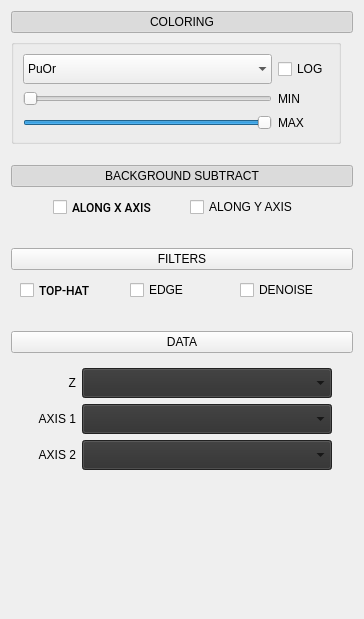
                   <widget class="QWidget" name="scrollAreaWidgetContents_4">
                    <property name="geometry">
                     <rect>
                      <x>0</x>
                      <y>0</y>
                      <width>364</width>
                      <height>619</height>
                     </rect>
                    </property>
                    <property name="sizePolicy">
                     <sizepolicy hsizetype="Preferred" vsizetype="MinimumExpanding">
                      <horstretch>0</horstretch>
                      <verstretch>0</verstretch>
                     </sizepolicy>
                    </property>
                    <layout class="QVBoxLayout" name="verticalLayout_5">
                     <item>
                      <widget class="QPushButton" name="coloringPushButton">
                       <property name="text">
                        <string>COLORING</string>
                       </property>
                       <property name="icon">
                        <iconset resource="resources.qrc">
                         <normaloff>:/icons/svg/cil-caret-right.svg</normaloff>
                         <normalon>:/icons/svg/cil-caret-bottom.svg</normalon>:/icons/svg/cil-caret-right.svg</iconset>
                       </property>
                       <property name="checkable">
                        <bool>true</bool>
                       </property>
                       <property name="checked">
                        <bool>true</bool>
                       </property>
                      </widget>
                     </item>
                     <item>
                      <widget class="QGroupBox" name="colorGridGroupBox">
                       <property name="sizePolicy">
                        <sizepolicy hsizetype="Maximum" vsizetype="Fixed">
                         <horstretch>0</horstretch>
                         <verstretch>0</verstretch>
                        </sizepolicy>
                       </property>
                       <property name="minimumSize">
                        <size>
                         <width>330</width>
                         <height>0</height>
                        </size>
                       </property>
                       <property name="title">
                        <string notr="true"/>
                       </property>
                       <layout class="QGridLayout" name="gridLayout_9">
                        <item row="2" column="0">
                         <widget class="QSlider" name="rangeSliderMin">
                          <property name="minimumSize">
                           <size>
                            <width>0</width>
                            <height>18</height>
                           </size>
                          </property>
                          <property name="maximum">
                           <number>99</number>
                          </property>
                          <property name="singleStep">
                           <number>1</number>
                          </property>
                          <property name="orientation">
                           <enum>Qt::Horizontal</enum>
                          </property>
                         </widget>
                        </item>
                        <item row="4" column="1">
                         <widget class="QLabel" name="label_3">
                          <property name="text">
                           <string>MAX</string>
                          </property>
                         </widget>
                        </item>
                        <item row="1" column="0">
                         <widget class="QComboBox" name="colorComboBox">
                          <property name="sizePolicy">
                           <sizepolicy hsizetype="Preferred" vsizetype="Fixed">
                            <horstretch>0</horstretch>
                            <verstretch>0</verstretch>
                           </sizepolicy>
                          </property>
                          <property name="minimumSize">
                           <size>
                            <width>100</width>
                            <height>30</height>
                           </size>
                          </property>
                          <property name="toolTip">
                           <string notr="true"/>
                          </property>
                          <property name="currentText">
                           <string>PuOr</string>
                          </property>
                          <property name="iconSize">
                           <size>
                            <width>150</width>
                            <height>20</height>
                           </size>
                          </property>
                          <property name="frame">
                           <bool>false</bool>
                          </property>
                          <item>
                           <property name="text">
                            <string notr="true">PuOr</string>
                           </property>
                           <property name="icon">
                            <iconset resource="resources.qrc">
                             <normaloff>:/icons/PuOr.png</normaloff>:/icons/PuOr.png</iconset>
                           </property>
                          </item>
                          <item>
                           <property name="text">
                            <string notr="true">RdYlBu</string>
                           </property>
                           <property name="icon">
                            <iconset resource="resources.qrc">
                             <normaloff>:/icons/RdYlBu.png</normaloff>:/icons/RdYlBu.png</iconset>
                           </property>
                          </item>
                          <item>
                           <property name="text">
                            <string notr="true">bwr</string>
                           </property>
                           <property name="icon">
                            <iconset resource="resources.qrc">
                             <normaloff>:/icons/bwr.png</normaloff>:/icons/bwr.png</iconset>
                           </property>
                          </item>
                          <item>
                           <property name="text">
                            <string notr="true">viridis</string>
                           </property>
                           <property name="icon">
                            <iconset resource="resources.qrc">
                             <normaloff>:/icons/viridis.png</normaloff>:/icons/viridis.png</iconset>
                           </property>
                          </item>
                          <item>
                           <property name="text">
                            <string notr="true">cividis</string>
                           </property>
                           <property name="icon">
                            <iconset resource="resources.qrc">
                             <normaloff>:/icons/cividis.png</normaloff>:/icons/cividis.png</iconset>
                           </property>
                          </item>
                          <item>
                           <property name="text">
                            <string notr="true">gray</string>
                           </property>
                           <property name="icon">
                            <iconset resource="resources.qrc">
                             <normaloff>:/icons/gray.png</normaloff>:/icons/gray.png</iconset>
                           </property>
                          </item>
                         </widget>
                        </item>
                        <item row="1" column="1">
                         <widget class="QCheckBox" name="logScaleCheckBox">
                          <property name="layoutDirection">
                           <enum>Qt::LeftToRight</enum>
                          </property>
                          <property name="autoFillBackground">
                           <bool>false</bool>
                          </property>
                          <property name="text">
                           <string notr="true">LOG</string>
                          </property>
                          <property name="checked">
                           <bool>false</bool>
                          </property>
                         </widget>
                        </item>
                        <item row="4" column="0">
                         <widget class="QSlider" name="rangeSliderMax">
                          <property name="minimumSize">
                           <size>
                            <width>0</width>
                            <height>18</height>
                           </size>
                          </property>
                          <property name="maximum">
                           <number>99</number>
                          </property>
                          <property name="value">
                           <number>99</number>
                          </property>
                          <property name="sliderPosition">
                           <number>99</number>
                          </property>
                          <property name="orientation">
                           <enum>Qt::Horizontal</enum>
                          </property>
                         </widget>
                        </item>
                        <item row="2" column="1">
                         <widget class="QLabel" name="label_2">
                          <property name="text">
                           <string>MIN</string>
                          </property>
                         </widget>
                        </item>
                       </layout>
                      </widget>
                     </item>
                     <item>
                      <spacer name="verticalSpacer_2">
                       <property name="orientation">
                        <enum>Qt::Vertical</enum>
                       </property>
                       <property name="sizeType">
                        <enum>QSizePolicy::Fixed</enum>
                       </property>
                       <property name="sizeHint" stdset="0">
                        <size>
                         <width>20</width>
                         <height>15</height>
                        </size>
                       </property>
                      </spacer>
                     </item>
                     <item>
                      <widget class="QPushButton" name="bgndSubtractPushButton">
                       <property name="text">
                        <string>BACKGROUND SUBTRACT</string>
                       </property>
                       <property name="icon">
                        <iconset resource="resources.qrc">
                         <normaloff>:/icons/svg/cil-caret-right.svg</normaloff>
                         <normalon>:/icons/svg/cil-caret-bottom.svg</normalon>:/icons/svg/cil-caret-right.svg</iconset>
                       </property>
                       <property name="checkable">
                        <bool>true</bool>
                       </property>
                       <property name="checked">
                        <bool>true</bool>
                       </property>
                      </widget>
                     </item>
                     <item>
                      <widget class="QFrame" name="bgndSubtractQFrame">
                       <property name="sizePolicy">
                        <sizepolicy hsizetype="Fixed" vsizetype="Fixed">
                         <horstretch>0</horstretch>
                         <verstretch>0</verstretch>
                        </sizepolicy>
                       </property>
                       <property name="minimumSize">
                        <size>
                         <width>330</width>
                         <height>0</height>
                        </size>
                       </property>
                       <property name="layoutDirection">
                        <enum>Qt::LeftToRight</enum>
                       </property>
                       <layout class="QGridLayout" name="gridLayout_8">
                        <property name="topMargin">
                         <number>4</number>
                        </property>
                        <property name="horizontalSpacing">
                         <number>0</number>
                        </property>
                        <property name="verticalSpacing">
                         <number>7</number>
                        </property>
                        <item row="3" column="1">
                         <widget class="QCheckBox" name="bgndSubtractYCheckBox">
                          <property name="sizePolicy">
                           <sizepolicy hsizetype="Fixed" vsizetype="Fixed">
                            <horstretch>0</horstretch>
                            <verstretch>0</verstretch>
                           </sizepolicy>
                          </property>
                          <property name="toolTip">
                           <string notr="true">Background subtraction along Y</string>
                          </property>
                          <property name="text">
                           <string notr="true">ALONG Y AXIS</string>
                          </property>
                          <property name="tristate">
                           <bool>false</bool>
                          </property>
                         </widget>
                        </item>
                        <item row="3" column="0">
                         <widget class="QCheckBox" name="bgndSubtractXCheckBox">
                          <property name="sizePolicy">
                           <sizepolicy hsizetype="Fixed" vsizetype="Fixed">
                            <horstretch>0</horstretch>
                            <verstretch>0</verstretch>
                           </sizepolicy>
                          </property>
                          <property name="font">
                           <font>
                            <family>Roboto Medium</family>
                            <pointsize>9</pointsize>
                           </font>
                          </property>
                          <property name="toolTip">
                           <string notr="true">Background subtraction along X</string>
                          </property>
                          <property name="text">
                           <string notr="true">ALONG X AXIS</string>
                          </property>
                          <property name="checked">
                           <bool>false</bool>
                          </property>
                          <property name="tristate">
                           <bool>false</bool>
                          </property>
                         </widget>
                        </item>
                       </layout>
                      </widget>
                     </item>
                     <item>
                      <spacer name="verticalSpacer_13">
                       <property name="orientation">
                        <enum>Qt::Vertical</enum>
                       </property>
                       <property name="sizeType">
                        <enum>QSizePolicy::Fixed</enum>
                       </property>
                       <property name="sizeHint" stdset="0">
                        <size>
                         <width>20</width>
                         <height>15</height>
                        </size>
                       </property>
                      </spacer>
                     </item>
                     <item>
                      <widget class="QPushButton" name="filtersPushButton">
                       <property name="text">
                        <string>FILTERS</string>
                       </property>
                       <property name="icon">
                        <iconset resource="resources.qrc">
                         <normaloff>:/icons/svg/cil-caret-right.svg</normaloff>
                         <normalon>:/icons/svg/cil-caret-bottom.svg</normalon>:/icons/svg/cil-caret-right.svg</iconset>
                       </property>
                       <property name="checkable">
                        <bool>true</bool>
                       </property>
                      </widget>
                     </item>
                     <item>
                      <widget class="QFrame" name="filterQFrame">
                       <layout class="QHBoxLayout" name="horizontalLayout_7">
                        <property name="topMargin">
                         <number>4</number>
                        </property>
                        <item>
                         <widget class="QCheckBox" name="topHatCheckBox">
                          <property name="font">
                           <font>
                            <family>Roboto Medium</family>
                            <pointsize>9</pointsize>
                           </font>
                          </property>
                          <property name="toolTip">
                           <string notr="true"/>
                          </property>
                          <property name="text">
                           <string notr="true">TOP-HAT</string>
                          </property>
                         </widget>
                        </item>
                        <item>
                         <widget class="QCheckBox" name="edgeFilterCheckBox">
                          <property name="toolTip">
                           <string notr="true"/>
                          </property>
                          <property name="text">
                           <string notr="true">EDGE</string>
                          </property>
                         </widget>
                        </item>
                        <item>
                         <widget class="QCheckBox" name="waveletCheckBox">
                          <property name="toolTip">
                           <string notr="true"/>
                          </property>
                          <property name="text">
                           <string notr="true">DENOISE</string>
                          </property>
                         </widget>
                        </item>
                       </layout>
                      </widget>
                     </item>
                     <item>
                      <spacer name="verticalSpacer_4">
                       <property name="orientation">
                        <enum>Qt::Vertical</enum>
                       </property>
                       <property name="sizeType">
                        <enum>QSizePolicy::Fixed</enum>
                       </property>
                       <property name="sizeHint" stdset="0">
                        <size>
                         <width>20</width>
                         <height>15</height>
                        </size>
                       </property>
                      </spacer>
                     </item>
                     <item>
                      <widget class="QPushButton" name="dataGroupPushButton">
                       <property name="text">
                        <string>DATA</string>
                       </property>
                       <property name="icon">
                        <iconset resource="resources.qrc">
                         <normaloff>:/icons/svg/cil-caret-right.svg</normaloff>
                         <normalon>:/icons/svg/cil-caret-bottom.svg</normalon>:/icons/svg/cil-caret-right.svg</iconset>
                       </property>
                       <property name="checkable">
                        <bool>true</bool>
                       </property>
                      </widget>
                     </item>
                     <item>
                      <widget class="QFrame" name="xyzDataGridFrame">
                       <property name="enabled">
                        <bool>true</bool>
                       </property>
                       <property name="sizePolicy">
                        <sizepolicy hsizetype="Fixed" vsizetype="Fixed">
                         <horstretch>0</horstretch>
                         <verstretch>0</verstretch>
                        </sizepolicy>
                       </property>
                       <property name="minimumSize">
                        <size>
                         <width>330</width>
                         <height>0</height>
                        </size>
                       </property>
                       <layout class="QGridLayout" name="gridLayout_4">
                        <item row="2" column="1">
                         <widget class="QComboBox" name="zComboBox">
                          <property name="minimumSize">
                           <size>
                            <width>250</width>
                            <height>30</height>
                           </size>
                          </property>
                          <property name="autoFillBackground">
                           <bool>false</bool>
                          </property>
                          <property name="styleSheet">
                           <string notr="true">background-color: rgb(47,47,47);</string>
                          </property>
                          <property name="currentText">
                           <string/>
                          </property>
                          <property name="frame">
                           <bool>true</bool>
                          </property>
                         </widget>
                        </item>
                        <item row="5" column="0">
                         <widget class="QLabel" name="label_14">
                          <property name="text">
                           <string notr="true">AXIS 2</string>
                          </property>
                          <property name="alignment">
                           <set>Qt::AlignRight|Qt::AlignTrailing|Qt::AlignVCenter</set>
                          </property>
                         </widget>
                        </item>
                        <item row="2" column="0">
                         <widget class="QLabel" name="label_13">
                          <property name="text">
                           <string notr="true">Z</string>
                          </property>
                          <property name="alignment">
                           <set>Qt::AlignRight|Qt::AlignTrailing|Qt::AlignVCenter</set>
                          </property>
                         </widget>
                        </item>
                        <item row="4" column="1">
                         <widget class="QComboBox" name="xComboBox">
                          <property name="minimumSize">
                           <size>
                            <width>250</width>
                            <height>30</height>
                           </size>
                          </property>
                          <property name="styleSheet">
                           <string notr="true">background-color: rgb(47,47,47);</string>
                          </property>
                         </widget>
                        </item>
                        <item row="5" column="1">
                         <widget class="QComboBox" name="yComboBox">
                          <property name="minimumSize">
                           <size>
                            <width>250</width>
                            <height>30</height>
                           </size>
                          </property>
                          <property name="styleSheet">
                           <string notr="true">background-color: rgb(47,47,47);</string>
                          </property>
                         </widget>
                        </item>
                        <item row="4" column="0">
                         <widget class="QLabel" name="label_12">
                          <property name="text">
                           <string notr="true">AXIS 1</string>
                          </property>
                          <property name="alignment">
                           <set>Qt::AlignRight|Qt::AlignTrailing|Qt::AlignVCenter</set>
                          </property>
                         </widget>
                        </item>
                       </layout>
                      </widget>
                     </item>
                     <item>
                      <spacer name="verticalSpacer_15">
                       <property name="orientation">
                        <enum>Qt::Vertical</enum>
                       </property>
                       <property name="sizeHint" stdset="0">
                        <size>
                         <width>20</width>
                         <height>40</height>
                        </size>
                       </property>
                      </spacer>
                     </item>
                    </layout>
                   </widget>
